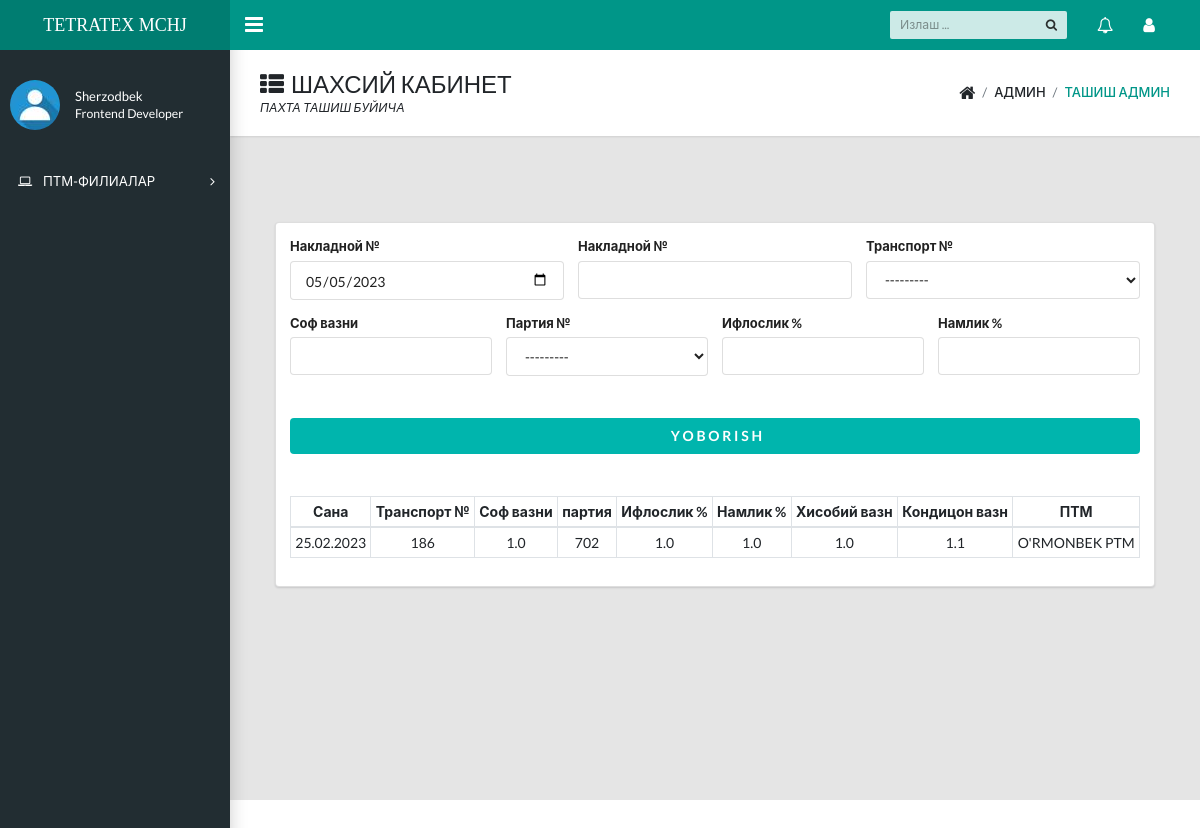
Page /home/forms/ (signed in) on the committed database.
### login/models.py (models this page shows, shortened)
class Profile(models.Model):
    user=models.OneToOneField(User,on_delete=models.CASCADE)
    first_name= models.CharField(max_length=30)
    last_name=models.CharField(max_length=30)
    pic=models.ImageField(upload_to='img',blank=True,null=True,default='default/default.jpg')
    pic_thumbnail=models.ImageField(upload_to='img',blank=True,null=True,default='default/thumbnail.jpg')

### tash/models.py (models this page shows, shortened)
class Partiya(models.Model):
    ptm=models.ForeignKey('Punkt',on_delete=models.SET_NULL,null=True)
    partiya=models.CharField(max_length=7,verbose_name='ПАРТИЯ РАКАМИ')
    bunt=models.CharField(max_length=20,verbose_name='Жой РАКАМИ')
    nav=models.CharField(max_length=30,verbose_name='Селекцион Нав',help_text='Анд-35,Анд-36,Шарк')
    sort=models.CharField(max_length=1,verbose_name='Пахтанинг Сорти')
    snif=models.CharField(max_length=1,verbose_name='Пахтанинг снифи')
    sofVazn=models.FloatField(verbose_name='Соф вазни')
    xisobiy=models.FloatField(verbose_name='Хисобий вазни')
    kond=models.FloatField(verbose_name='Кондицион вазни')
    ifloslik=models.FloatField(blank=True,verbose_name='Ифлослиги')
    namlik=models.FloatField(blank=True,verbose_name='Намлиги')
    class Meta:
        verbose_name_plural = "Партиялар очиш"
    def __str__(self):
        return str(self.partiya)

### tash/views.py (the view, shortened to what this page needs)
# urls.py: path('forms/',formsfor, name="formset"),
def formsfor(request):
    user=request.user.profile
    ptm=request.user.punkt
    form=TashishForm(ptm)
    tash=Tashish.objects.filter(ptm=ptm).order_by('-id').values('date','nak_num','transport__rusum','transport__tr_num','sofVazn','partiya__partiya','ifloslik','namlik','xisobiy','kond','ptm__name')[0:10]
    context={'user':user,'form':form,"tash":tash}
    return render(request,'forms/forms.html',context)

### tash/forms.py
class TashishForm(forms.ModelForm):
    class Meta:
        model=Tashish
        fields=('date','nak_num','transport','sofVazn','partiya','ifloslik','namlik')
        widgets={
            'nak_num':forms.TextInput(attrs={'type':'number'}),
            'sofVazn':forms.TextInput(attrs={'type':'number'}),
            'date':forms.TextInput(attrs={'type':'date','value':date}),
        }
    def __init__(self,ptm,*args,**kwargs):
        super (TashishForm,self ).__init__(*args,**kwargs) # populates the post
        self.fields['partiya'].queryset = Partiya.objects.filter(ptm=ptm)

### tash/models.py (called while the page is built)
    def __str__(self):
        return str(self.tr_num)

### templates/forms/forms.html
{% extends 'docs/dashboard.html' %}
{% block content %}
<main class="app-content">
  <div class="app-title">
    <div>
      <h1><i class="fa fa-th-list pr-2"></i>ШАХСИЙ КАБИНЕТ</h1>
      <p>ПАХТА ТАШИШ БУЙИЧА </p>
    </div>
    <ul class="app-breadcrumb breadcrumb side">
      <li class="breadcrumb-item"><i class="fa fa-home fa-lg"></i></li>
      <li class="breadcrumb-item">АДМИН</li>
      <li class="breadcrumb-item active"><a href="#">ТАШИШ АДМИН</a></li>
    </ul>
  </div>
  <div class="col-12 pt-5">
  {% include 'forms/forms-inc.html' %}
  <div class="d-none d-sm-block d-md-none d-lg-block pt-5">
  {% include 'forms/mini-table.html'%}
  </div>
  </div>
</main>
{% endblock %}

### templates/docs/dashboard.html (shortened to what this page needs)
{% load static %}
<!DOCTYPE html>
<html lang="en">
  <head>
    <link rel="stylesheet" href="https://cdnjs.cloudflare.com/ajax/libs/semantic-ui/2.5.0/semantic.min.css" />
    <link rel="stylesheet" type="text/css" href="{% static 'css/main.css' %}">
    <link rel="stylesheet" type="text/css" href="https://maxcdn.bootstrapcdn.com/font-awesome/4.7.0/css/font-awesome.min.css">
  </head>
  <body class="app sidebar-mini">
    <header class="app-header"><a class="app-header__logo" href="index.html">TETRATEX MCHJ</a>
      <a class="app-sidebar__toggle" href="#" data-toggle="sidebar" aria-label="Hide Sidebar"></a>
      <ul class="app-nav">
        <li class="app-search">
          <input class="app-search__input" type="search" placeholder="Излаш ...">
          <button class="app-search__button"><i class="fa fa-search"></i></button>
        </li>
        <li class="dropdown"><a class="app-nav__item" href="#" data-toggle="dropdown" aria-label="Show notifications"><i class="fa fa-bell-o fa-lg"></i></a>
        </li>
        <li class="dropdown"><a class="app-nav__item" href="#" data-toggle="dropdown" aria-label="Open Profile Menu"><i class="fa fa-user fa-lg"></i></a>
        </li>
      </ul>
    </header>
    <aside class="app-sidebar">
      <div class="app-sidebar__user"><img class="app-sidebar__user-avatar" src="{{user.pic_thumbnail.url}}" alt="User Image">
        <div>
          <p class="app-sidebar__user-name">{{user.first_name}}
          <p class="app-sidebar__user-designation">Frontend Developer</p>
        </div>
      </div>
      <ul class="app-menu">
        <li class="treeview"><a class="app-menu__item" href="#" data-toggle="treeview"><i class="app-menu__icon fa fa-laptop"></i><span class="app-menu__label">ПТМ-ФИЛИАЛАР</span><i class="treeview-indicator fa fa-angle-right"></i></a>
        </li>
      </ul>
    </aside>
    {% block content %}
    {% endblock %}
  </body>
</html>

### templates/forms/forms-inc.html (shortened to what this page needs)
<form  method="post">
<div class="ui form segment">
  <div class="three fields">
    <div class="field">
      <label>Накладной  №</label>
      {{form.date}}
    </div>
    <div class="field">
      <label>Накладной  №</label>
      {{form.nak_num}}
    </div>
    <div class="field">
        <label>Транспорт №</label>
        {{form.transport}}
    </div>
  </div>
  <div class="four fields">
    <div class="field">
      <label>Соф вазни</label>
      {{form.sofVazn}}
    </div>
    <div class="field">
      <label>Партия №</label>
        {{form.partiya}}
    </div>
    <div class="field">
      <label>Ифлослик %</label>
      {{form.ifloslik}}
    </div>
    <div class="field">
      <label>Намлик %</label>
      {{form.namlik}}
    </div>
  </div>
  <button class="fluid ui button teal mt-5">&nbsp;Y&nbsp;O&nbsp;B&nbsp;O&nbsp;R&nbsp;I&nbsp;S&nbsp;H</button>
</form>

### rows in the picture
Profile: pic_thumbnail (picture), first_name "Sherzodbek"
Partiya: partiya "---------"

### other values in the picture
{{ t.date|date:"d.m.Y" }} "25.02.2023"
{{ t.transport__tr_num }} "186"
{{ t.sofVazn }} "1.0"
{{ t.partiya__partiya }} "702"
{{ t.ifloslik }} "1.0"
{{ t.namlik }} "1.0"
{{ t.xisobiy }} "1.0"
{{ t.kond }} "1.1"
{{ t.ptm__name }} "O'RMONBEK PTM"
